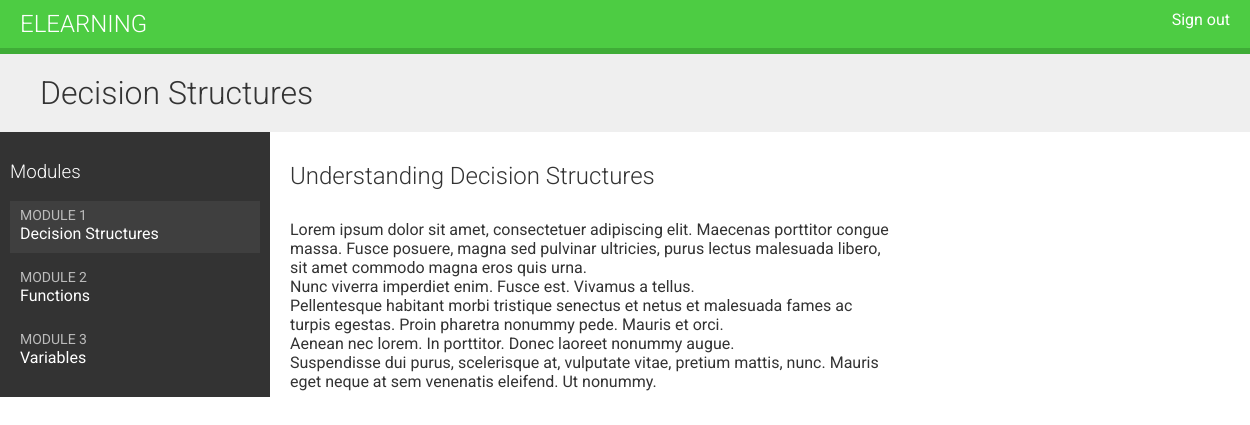
Page /student/course/detail/4/ (signed in) on the committed database.
### courses/models.py (models this page shows, shortened)
class Module(models.Model):
    course = models.ForeignKey(Course, related_name='modules', on_delete=models.CASCADE)
    title = models.CharField(max_length=150)
    description = models.TextField(blank=True)
    order = OrderField(blank=True, for_fields=['course'])
    class Meta:
        ordering = ['order']
    def __str__(self):
        return f'{self.order}.{self.title}'

class Content(models.Model):
    module = models.ForeignKey(Module, related_name='contents', on_delete=models.CASCADE)
    content_type = models.ForeignKey(ContentType, on_delete=models.CASCADE,
                                     limit_choices_to={'model__in':('text','video',
                                                                    'file', 'image')})
    object_id = models.PositiveIntegerField()
    content = GenericForeignKey('content_type', 'object_id')
    order = OrderField(blank=True, for_fields=['module'])
    class Meta:
        ordering = ['order']

class ContentBase(models.Model):
    instructor = models.ForeignKey(User, related_name='%(class)s_related', on_delete=models.CASCADE)
    title = models.CharField(max_length=150)
    created = models.DateTimeField(auto_now_add=True)
    updated = models.DateTimeField(auto_now=True)
    class Meta:
        abstract = True
    def render(self):
        return render_to_string(
            f'courses/contents/{self._meta.model_name}.html', {'content':self}
        )

class Text(ContentBase):
    content = models.TextField()

### students/views.py (the view)
# urls.py: path('course/detail/<pk>/', cache_page(60 * 10) (StudentCourseDetailView.as_view()), name='student_course_detail'),
class StudentCourseDetailView(LoginRequiredMixin, DetailView):
    model = Course
    template_name = 'students/course_detail.html'
    context_object_name = 'course'
    def get_queryset(self):
        queryset = super().get_queryset()
        return queryset.filter(students__in=[self.request.user])
    def get_context_data(self, **kwargs):
        context = super().get_context_data(**kwargs)
        course = self.get_object()
        if 'module_id' in self.kwargs:
            context['module'] = course.modules.get(id=self.kwargs['module_id'])
        else:
            context['module'] = course.modules.all()[0]
        return context

### templates/students/course_detail.html (shortened to what this page needs)
{% extends "_base.html" %}
{% load cache %}
{% block content %}
  <h1>
    {{ module.title }}
  </h1>
  <div class="contents">
    <h3>Modules</h3>
    <ul id="modules">
      {% for mod in course.modules.all %}
        <li data-id="{{ mod.id }}" {% if mod == module %}class="selected"{% endif %}>
          <a href="{% url "student_course_detail_module" course.id mod.id %}">
            <span>
              Module <span class="order">{{ mod.order|add:1 }}</span>
            </span>
            <br>
            {{ mod.title }}
          </a>
        </li>
      {% empty %}
        <li>No modules yet.</li>
      {% endfor %}
    </ul>
  </div>
  <div class="module">
    {% cache 300 module_contents module %}
      {% for item in module.contents.all %}
        {% with content=item.content %}
          <h2>{{ content.title }}</h2>
          {{ content.render }}
        {% endwith %}
      {% endfor %}
    {% endcache %}
  </div>
{% endblock %}

### templates/courses/contents/text.html
{{ content.content|linebreaks }}

### static/css/base.css (style rules this page uses)
body { margin:0; font-family:'Roboto', sans-serif; font-weight:400; color:#333; }
a { color:#3fad37; text-decoration:none; }
ul { float:left; }
h1, h2, h3, h4, h5, h6 { font-family:'Roboto', sans-serif; font-weight:300; }
h1 { background:#efefef; width:100%; overflow:auto; padding:20px 0 20px 40px; margin:0; }
.module { padding:10px 20px; float:left; width:600px; }
.module p { margin:10px 0 20px; width:100%; float:left; }
.contents { width:20%; padding:10px; float:left; background:#333; color: #fff; font-family:'Roboto', sans-serif; }
.contents ul { list-style:none; margin:0; padding:0; width:100%; }
.contents ul li { margin:0 0 10px 0; padding:4px 10px 10px; overflow:auto; cursor:move; }
.contents ul li.selected { background:#3f3f3f; }
.contents ul span { text-transform:uppercase; color:#bbb; font-size:14px; }
.contents ul a { display:block; color:#fff; text-decoration:none; }

### rows in the picture
Module: title "Decision Structures", order|add "1"
Module: order|add "2", title "Functions"
Module: order|add "3", title "Variables"
Content: content "Understanding Decision Structures", content.content "Lorem ipsum dolor sit amet, consectetuer adipiscing elit. Maecenas porttitor congue massa. Fusce posuere, magna sed pulvinar ultricies, purus lectus malesuada libero, sit amet commodo magna eros quis urna. Nunc viverra imperdiet enim. Fusce est. Vivamus a tellus. Pellentesque habitant morbi tristique senectus et netus et malesuada fames ac turpis egestas. Proin pharetra nonummy pede. Mauris et orci. Aenean nec lorem. In porttitor. Donec laoreet nonummy augue. Suspendisse dui purus, scelerisque at, vulputate vitae, pretium mattis, nunc. Mauris eget neque at sem venenatis eleifend. Ut nonummy."
